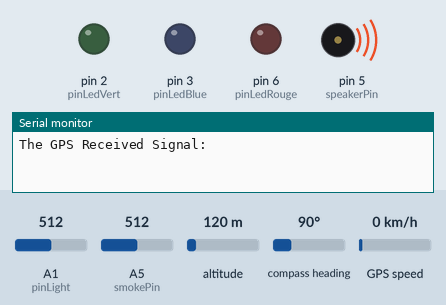
Bench run of a sketch on a simulated Arduino Leonardo, built with avr-gcc and run on an emulated ATmega32U4. Parts: output pins drawn as LEDs (lit = HIGH), buzzer (waves = sounding), the last lines printed to the serial monitor. The test bench sets the inputs (shaded band); at power-on: A1 (pinLight) = 512, A5 (smokePin) = 512, altitude 120 m, compass heading 90°, GPS speed 0 km/h. The GPS gets a fix after 3 s at 37.7749, -122.4194 with 8 satellites; no radio packets arrive unless stated.

Above: at 1.3 s.
1.4 s: A1 (pinLight) set to 108
5.5 s: A1 (pinLight) set to 88
At 6.5 s:
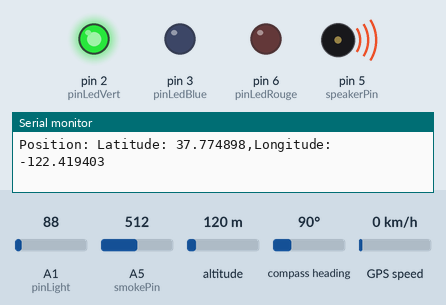
7.0 s: A5 (smokePin) set to 417
8.5 s: A5 (smokePin) set to 382
At 9.7 s:
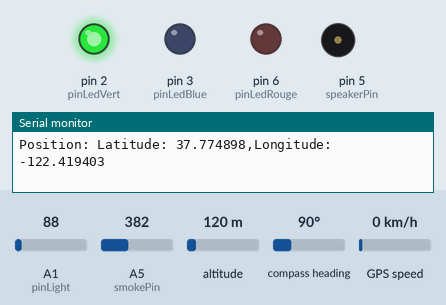
10.0 s: A5 (smokePin) set to 410
At 10.6 s:
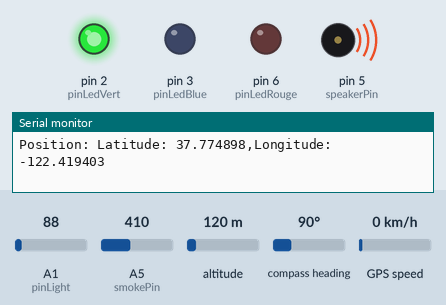
Timing chart, 0 to 12.5 s (numbered marks = the images above; inputs shaded):
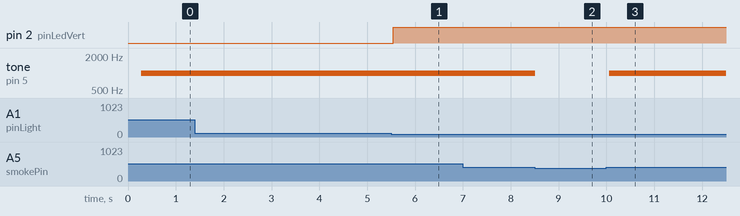

Measured:
- the behaviour switches between 100 and 99 on A1 (pinLight) (found by bisection; images 0 and 1)
- the behaviour switches between 401 and 400 on A5 (smokePin) (found by bisection; images 1 and 2)
- after the input at 5.5 s, pin 2 (pinLedVert): LOW → HIGH at once
- after the input at 8.5 s, tone on pin 5 (speakerPin): 1000 Hz → silent at once
- after the input at 10.0 s, tone on pin 5 (speakerPin): silent → 1000 Hz after 0.06 s

The sketch:

casquenode.ino
```cpp
//Connect with pin 18 and 19
#include <TinyGPS.h>
#include <SPI.h>
#include <LoRa.h>
#include <SoftwareSerial.h>
#include <ArduinoJson.h>
//long   lat,lon; // create variable for latitude and longitude object
float lat, lon;
float lat2;
float lat1;
float long2;
float long1;
String latlong;
TinyGPS gps; // create gps object

static const uint32_t GPSBaud = 9600;
//LoR32u4II 868MHz or 915MHz (black board)
#define SCK     15
#define MISO    14
#define MOSI    16
#define SS      8
#define RST     4
#define DI0     7
#define BAND    868E6  // 915E6
#define PABOOST true


//####### Defines the pins to which sensor and LED are connected.
const int pinLedRouge   = 6;
const int pinLedVert   = 2;
const int pinLedBlue   = 3;
const int pinLight = A1;
int speakerPin = 5;
int smokePin = A5;

//###loraVariables
String outgoing; // outgoing message
String redzone;
String type;
int flag = 0;
long lastSendTime = 0;
int interval = 2000;

void setup() {
  Serial.begin(115200); // connect serial
  Serial.println("The GPS Received Signal:");
  Serial1.begin(9600); // connect gps sensor

  Serial.begin(115200);

  Serial1.begin(9600); // connect gps sensor

  pinMode(pinLight, INPUT);
  pinMode(smokePin, INPUT);
  pinMode(speakerPin, OUTPUT);
  pinMode(pinLedVert, OUTPUT);
  pinMode(pinLedRouge, OUTPUT);
  pinMode(pinLedBlue, OUTPUT);
  digitalWrite(pinLedBlue, LOW);
  while (!Serial);
  LoRa.setPins(SS, RST, DI0);
  if (!LoRa.begin(BAND,PABOOST)) {
    Serial.println("Starting LoRa failed!");
    while (1);
  }

  outgoing = "ON";   // send a message
  sendMessage(outgoing, flag); //flag=0

  LoRa.onReceive(onReceive);
  LoRa.receive();
  delay(100);
}

void loop() {

  gpss();
  compare(redzone);
  light();
  smoke();
}

void compare(String payload) {

  DynamicJsonDocument redZone(1024);
  DeserializationError   error = deserializeJson(redZone, payload);
  //  if (error) {
  //    Serial.println(error.c_str());
  //    return;
  //  }
  lat2 = redZone["lat2"];
  lat1 = redZone["lat1"];
  long2 = redZone["long2"];
  long1 = redZone["long1"];

  if (lat >= lat2 && lat <= lat1 && lon >= long1 && lon <= long2)
  {
    type = "0";
    latlong = "{\"longitude\":" + String(10.189849) + ",\"type\":" + String(type) + ",\"latitude\":" + String(36.899368) + ",\"id_user\":1}";
    sendMessage(latlong, 2);
    Redzone();
  }
  //  else{
  //    Serial.println("Not equal");
  //  }
}
void Redzone() {
  digitalWrite(pinLedRouge, HIGH);
  //delay(500);
  digitalWrite(pinLedRouge, LOW);
  //delay(500);
  tone(speakerPin, 1000, 300);
}

void gpss() {
  while (Serial1.available()) { // check for gps data

    if (gps.encode(Serial1.read())) // encode gps data
    {
      gps.f_get_position(&lat, &lon); // get latitude and longitude
      Serial.print("Position: ");
      //Latitude
      Serial.print("Latitude: ");
      Serial.print(lat, 6);
      Serial.print(",");
      //Longitude
      Serial.print("Longitude: ");
      Serial.println(lon, 6);
    }
  }
}
void smoke() {

  int smokeValue = analogRead(smokePin);
  //  Serial.print("Smoke: ");
  //  Serial.println(smokeValue);
  if (smokeValue > 400) {

    //    Serial.print("Smoke: ");
    //    Serial.println(smokeValue);

    latlong = "{\"longitude\":" + String(lon) + ",\"type\":1" + ",\"latitude\":" + String(lat) + ",\"id_user\":1}";
    sendMessage(latlong, 2);
    digitalWrite(pinLedBlue, HIGH);
    //delay(500);
    digitalWrite(pinLedBlue, LOW);
    //delay(500);

    tone(speakerPin, 1000, 200);
  }
  else
  {
    digitalWrite(pinLedBlue, LOW);
    noTone(speakerPin);
  }
}
void light() {

  int lightValue = analogRead(pinLight);
  //  Serial.print("Light: ");
  //  Serial.println(lightValue);
  if ( lightValue < 100) {
    digitalWrite(pinLedVert, HIGH);

  } else {
    digitalWrite(pinLedVert, LOW);
  }


}

void onReceive(int packetSize) {
  if (packetSize == 0) return;

  flag = LoRa.read();
  String incoming = "";
  while (LoRa.available()) {
    incoming += (char)LoRa.read();
  }

  if (flag == 1) {
    redzone = incoming;
  }
  Serial.println(incoming);
}
void sendMessage(String outgoing, int flag) {
  LoRa.beginPacket();                   // start packet
  LoRa.write(flag);
  LoRa.print(outgoing);                 // add payload
  LoRa.endPacket();                     // finish packet and send it
}
```
